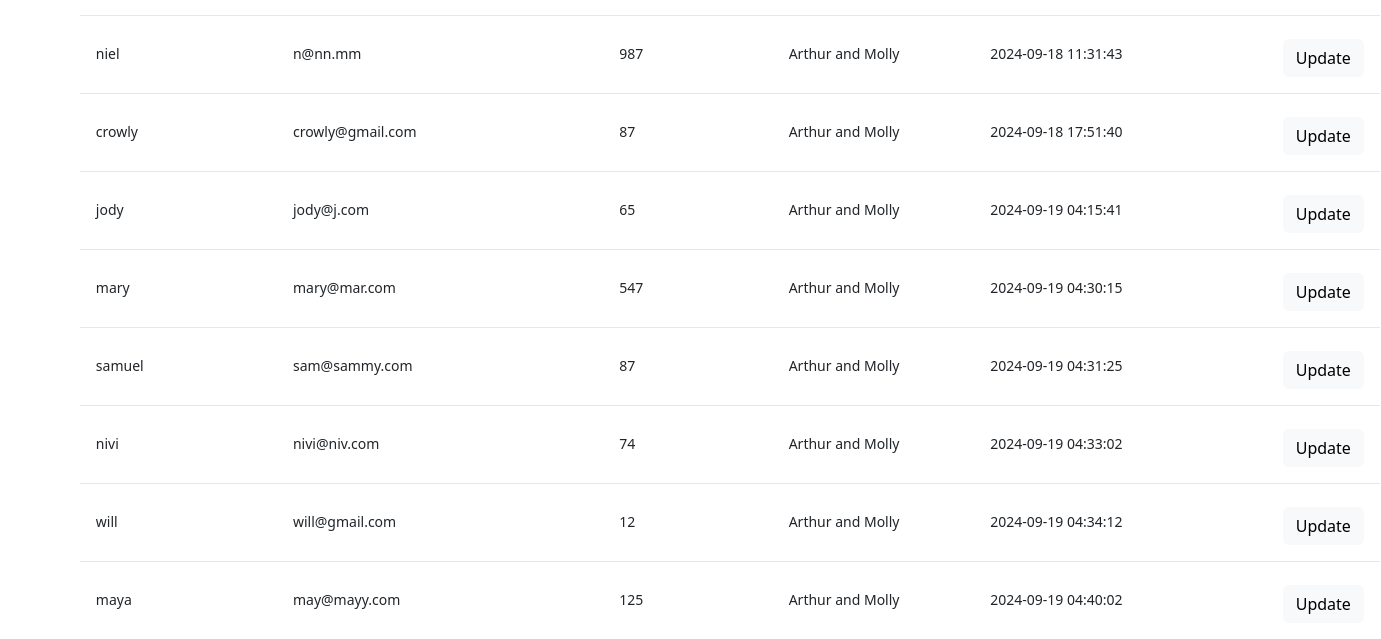
/users (lower part), run on an earlier commit of the app's database.
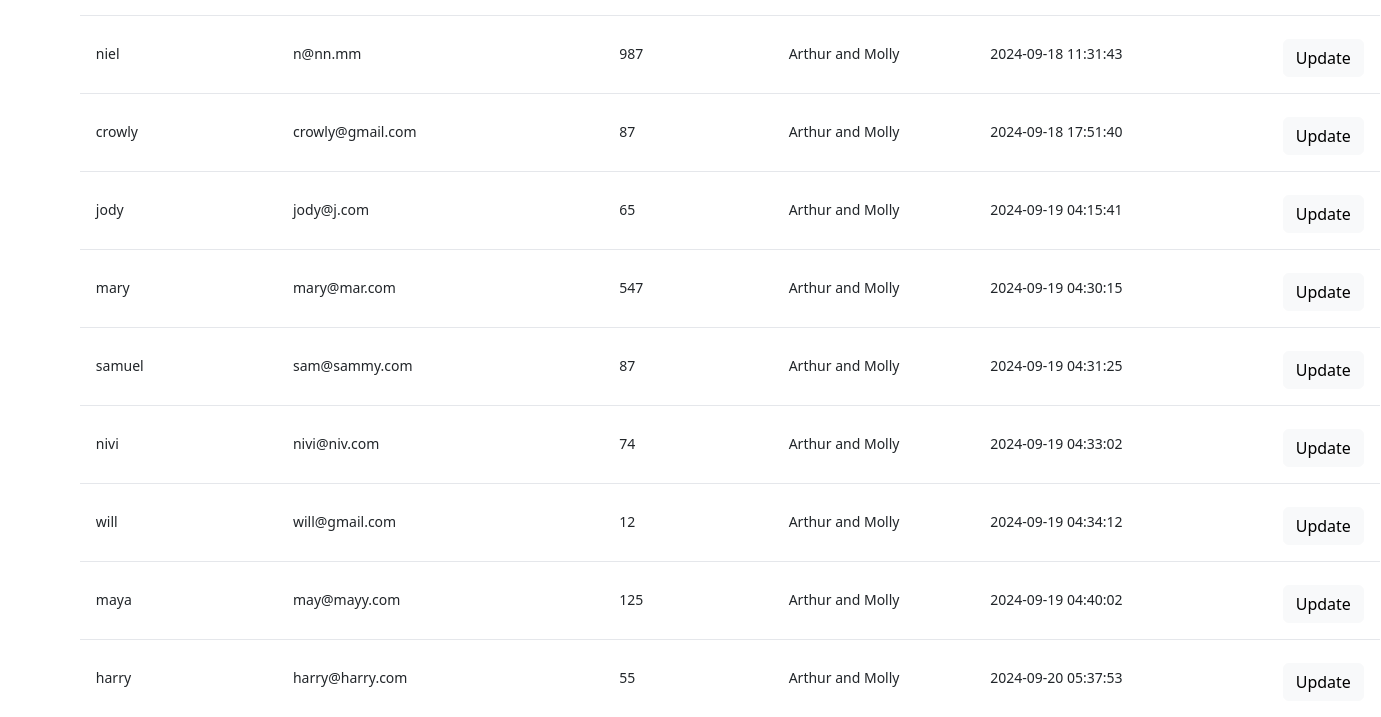
And on a later commit of the database.
### app.py (models this page shows)
class User(db.Model, UserMixin):
    user_id = db.Column(db.Integer, primary_key=True, autoincrement=True)
    email = db.Column(db.String(100),unique=True)
    password_hash = db.Column(db.String(500))
    first_name = db.Column(db.String(100),nullable=False)
    middle_name = db.Column(db.String(100),nullable=False)
    last_name = db.Column(db.String(100))
    contact_no =  db.Column(db.String(100),nullable=False)
    alt_contact_no = db.Column(db.String(100), nullable=True, default=None)
    company_id = mapped_column(Integer, ForeignKey("company.comp_id"))
    company = relationship("Company",backref=backref('users', lazy=True))
    is_deleted = db.Column(db.Boolean, default=False)
    created_by = db.Column(db.String(100), nullable=False)
    created_dt = db.Column(db.DateTime(timezone=True), server_default=func.now())
    updated_by = db.Column(db.String(100), nullable=False)
    updated_dt = db.Column(db.DateTime(timezone=True), server_default=func.now())

### app.py (the view)
@app.route('/users',methods=['GET', 'POST'] )
def users():
    user_list = User.query.all()
    return render_template('partials/table.html', users=user_list)

### templates/partials/table.html (shortened to what this page needs)
{% extends 'base.html' %}
{% block content %}
<!DOCTYPE html>
<html lang="en">
<head>
  <link href="https://unpkg.com/tailwindcss@^2/dist/tailwind.min.css" rel="stylesheet">
  <link href="https://cdn.jsdelivr.net/npm/bootstrap@5.3.3/dist/css/bootstrap.min.css" rel="stylesheet">
</head>
<body>
<div>
  <section class="section">
    <div id="table1">
      <table class="table2" id="results">
        <tbody id="results" class="divide-y divide-white-100">
          {% for user in users %}
          <tr class="bg-white-200">
            <td class="p-3 text-sm text-black-700 whitespace-nowrap">{{ user.first_name }}</td>
            <td class="p-3 text-sm text-black-700 whitespace-nowrap">{{ user.email }}</td>
            <td class="p-3 text-sm text-black-700 whitespace-nowrap">{{ user.contact_no }}</td>
            <td class="p-3 text-sm text-black-700 whitespace-nowrap">{{ user.created_by }}</td>
            <td class="p-3 text-sm text-black-700 whitespace-nowrap">{{ user.created_dt }}</td>
            <td class="p-3 text-sm text-black-700 whitespace-nowrap">
              <a id="{{user.user_id}}" x-data="{usedKeyboard: false}" @keydown.window.tab="usedKeyboard = true" role="button" @click="$dispatch('open-menu', {open: true, user_id: $event.target.id});"  class="btn btn-light" style="float: right;">Update</a>
            </td>
          </tr>
          {% endfor %}
        </tbody>
      </table>
    </div>
  </section>
</div>
</body>
{% endblock %}

What changed in the data, as far as the page shows it:
added User: first_name "harry", email "harry@harry.com", contact_no "55", created_by "Arthur and Molly", created_dt "2024-09-20 05:37:53"
